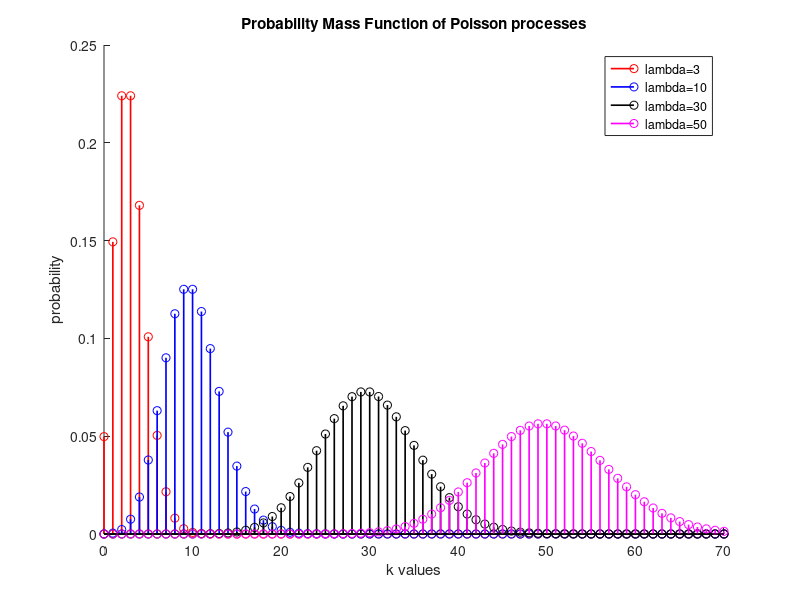
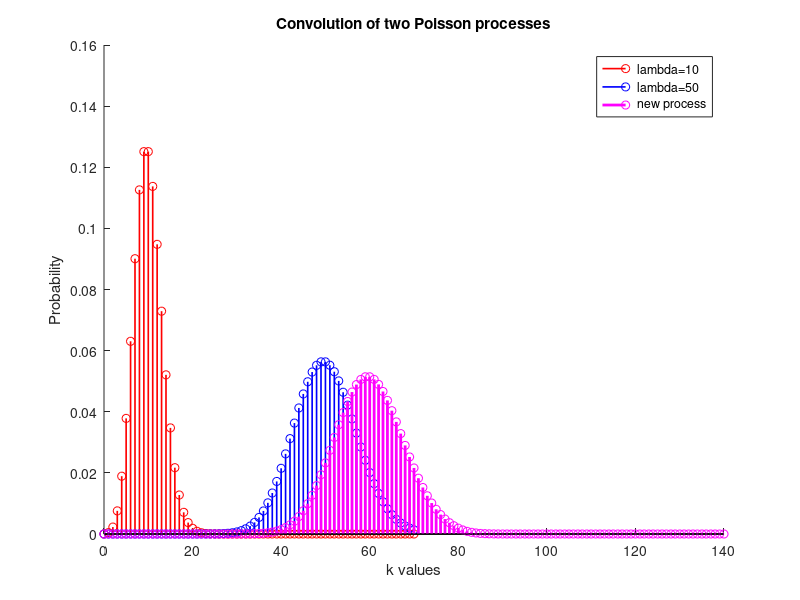
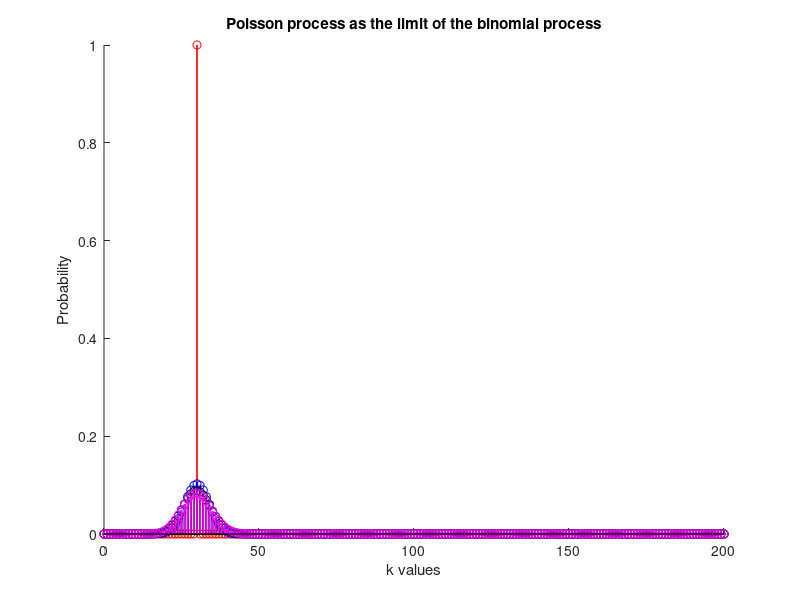

MATLAB code for these plots, in order:
clc;
clear all;
close all;
pkg load statistics;

# TASK: In a common diagram, design the Probability Mass Function of Poisson processes
# with lambda parameters 3, 10, 30, 50. In the horizontal axes, choose k parameters 
# between 0 and 70. 

k = 0:1:70;
lambda = [3, 10, 30, 50];

for i = 1 : columns(lambda)
  poisson(i, :) = poisspdf(k, lambda(i));
endfor

colors = "rbkm";
figure(1);
hold on;
for i = 1 : columns(lambda)
  stem(k, poisson(i, :), colors(i), "linewidth", 1.2);
endfor
hold off;

title("Probability Mass Function of Poisson processes");
xlabel("k values");
ylabel("probability");
legend("lambda=3", "lambda=10", "lambda=30", "lambda=50");

# TASK: regarding the poisson process with parameter lambda 30, compute its mean 
# value and variance

index = find(lambda == 30);
chosen = poisson(index, :);
mean_value = 0;
for i=0:(columns(poisson(index, :)) - 1)
  mean_value = mean_value + i .* poisson(index,i+1);
endfor

display("mean value of Poisson with lambda 30 is");
display(mean_value);

second_moment = 0;
for i = 0 : (columns(poisson(index, :)) - 1)
  second_moment = second_moment + i .* i .* poisson(index, i + 1);
endfor

variance = second_moment - mean_value .^ 2;
display("Variance of Poisson with lambda 30 is");
display(variance);

# TASK: consider the convolution of the Poisson distribution with lambda 10 with 
# the Poisson distribution with lambda 30. 

first = find(lambda == 10);
second = find(lambda == 50);
poisson_first = poisson(first, :);
poisson_second = poisson(second, :);

composed = conv(poisson_first, poisson_second);
new_k = 0 : 1 : (2 * 70);

figure(2);
hold on;
stem(k, poisson_first(:), colors(1), "linewidth", 1.2);
stem(k, poisson_second(:), colors(2), "linewidth", 1.2);
stem(new_k, composed, "mo", "linewidth", 2);
hold off;
title("Convolution of two Poisson processes");
xlabel("k values");
ylabel("Probability");
legend("lambda=10", "lambda=50", "new process");

# TASK: show that Poisson process is the limit of the binomial distribution.
k = 0 : 1 : 200;
# Define the desired Poisson Process
lambda = 30;
i = 1 : 1 : 5;
n = lambda .* i; 
p = lambda ./ n;

figure(3);
title("Poisson process as the limit of the binomial process");
xlabel("k values");
ylabel("Probability");
hold on;
for i = 1 : 4
  binomial = binopdf(k, n(i), p(i));
  stem(k, binomial, colors(i), 'linewidth', 1.2);
endfor
hold off;
